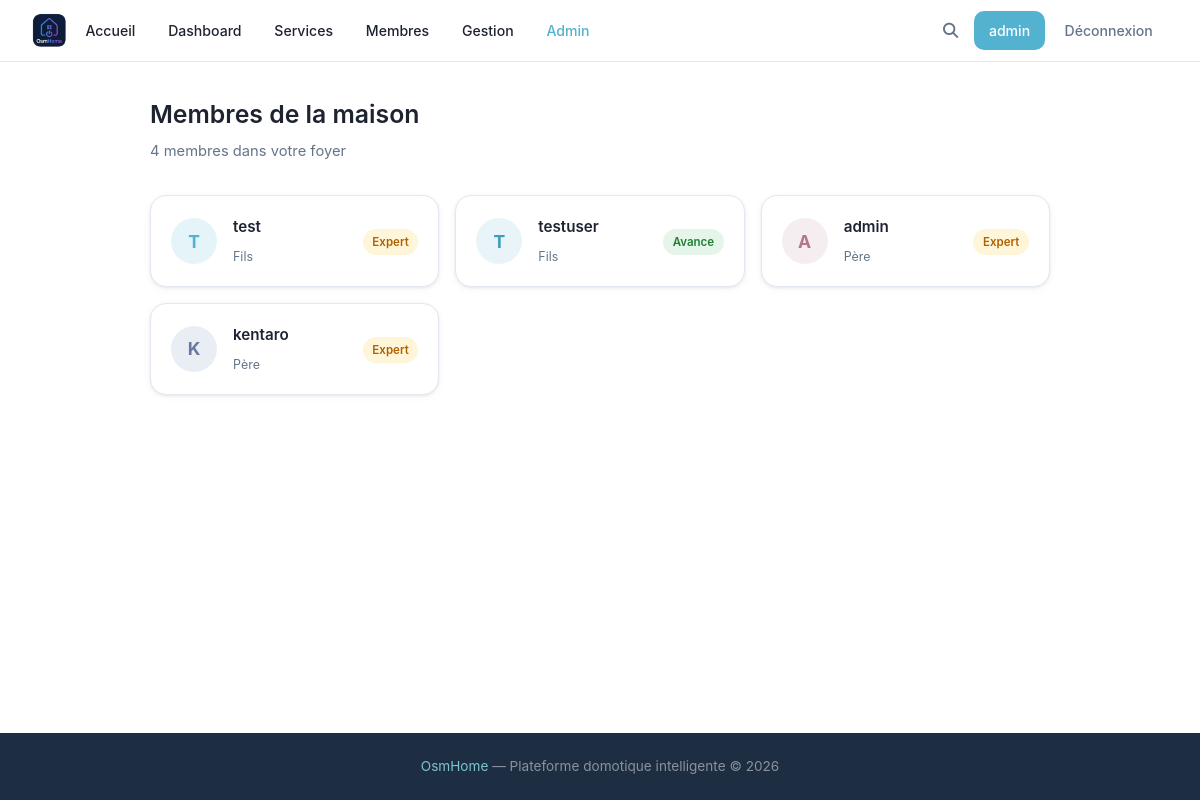
Before: /members (signed in) with the older database file.
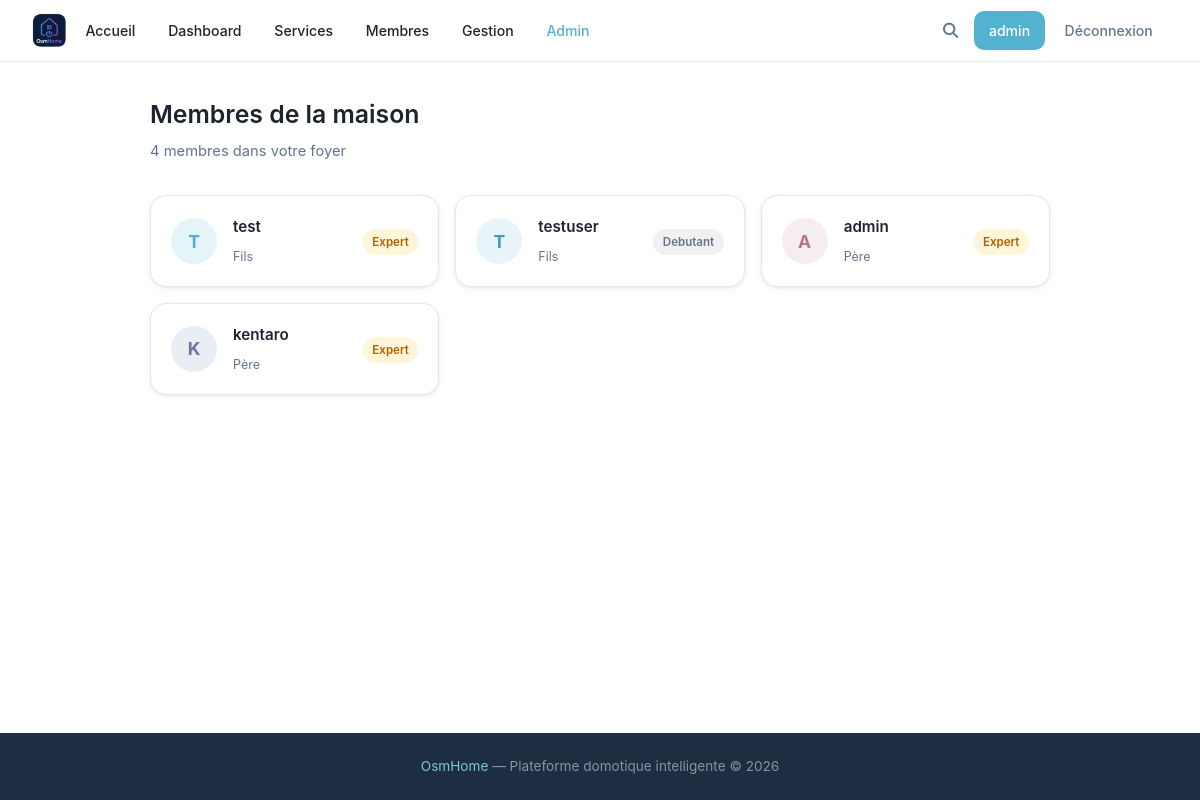
After: the same page with the newer database file.
### tables this page shows
CREATE TABLE users (
            id INTEGER PRIMARY KEY AUTOINCREMENT,
            username TEXT UNIQUE NOT NULL,
            password TEXT NOT NULL,
            lastname TEXT,
            firstname TEXT,
            age INTEGER,
            gender TEXT,
            birthdate TEXT,
            member_type TEXT,
            photo TEXT,
            level TEXT DEFAULT 'debutant',
            points REAL DEFAULT 0,
            email TEXT,
            email_verified INTEGER DEFAULT 0,
            role TEXT DEFAULT 'simple'
        , actions INTEGER DEFAULT 0, verification_token TEXT);

### main.py (the view)
@app.route('/members')
def membres():
    if 'username' not in flask.session:
        return flask.redirect('/login')
    all_members = utils.getAllMembers()
    return flask.render_template('membres.html', user=flask.session.get('username'), members=all_members)

### main.py (called while the page is built)
@app.context_processor
def inject_types():
    try:
        types = utils.getTypes()
    except Exception:
        types = []
    is_admin = False
    user_level = None
    if flask.session.get('username'):
        u = utils.getUser(flask.session['username'])
        is_admin = bool(u and u['role'] == 'admin')
        user_level = u['level'] if u else None
    return {'types': types, 'is_admin': is_admin, 'user_level': user_level}

### utils.py (called while the page is built)
def openDB() -> sqlite3.Connection:
    if 'db' not in flask.g:
        flask.g.db = sqlite3.connect(BASE)
        flask.g.db.row_factory = sqlite3.Row
    return flask.g.db

def closeDB(_ = None):
    db = flask.g.pop("db", None)
    if db is not None:
        db.close()

def getUser(username: str):
    db = openDB()
    return db.execute(
        'SELECT * FROM users WHERE username = ?',
        (username,)
    ).fetchone()

def getTypes() -> list:
    db = openDB()
    rows = db.execute('SELECT DISTINCT type FROM devices ORDER BY type').fetchall()
    return [row['type'] for row in rows]

### templates/membres.html (shortened to what this page needs)
{% extends 'base.html' %}
{% block extra_css %}<link rel="stylesheet" href="{{ url_for('static', filename='css/members.css') }}">{% endblock %}
{% block content %}
<div class="members-page">
    <div class="members-header">
        <h2>Membres de la maison</h2>
        <p>{{ members | length }} membre{{ 's' if members | length > 1 else '' }} dans votre foyer</p>
    </div>
    <div class="members-grid">
        {% for m in members %}
        <a href="/member/{{ m['username'] }}" class="member-card">
            <div class="member-avatar">{{ m['username'][0] | upper }}</div>
            <div class="member-info">
                <h3 class="member-username">{{ m['username'] }}</h3>
                <span class="member-role">{{ m['member_type'] or '—' }}</span>
            </div>
            <div class="member-level">
                <span class="level-badge level-{{ m['level'] }}">{{ m['level'] | capitalize }}</span>
            </div>
        </a>
        {% endfor %}
    </div>
</div>
{% endblock %}

Changed rows visible on the page:
removed users: username "T", username "testuser", member_type "Fils", level "Avance"
added users: username "T", username "testuser", member_type "Fils", level "Debutant"
